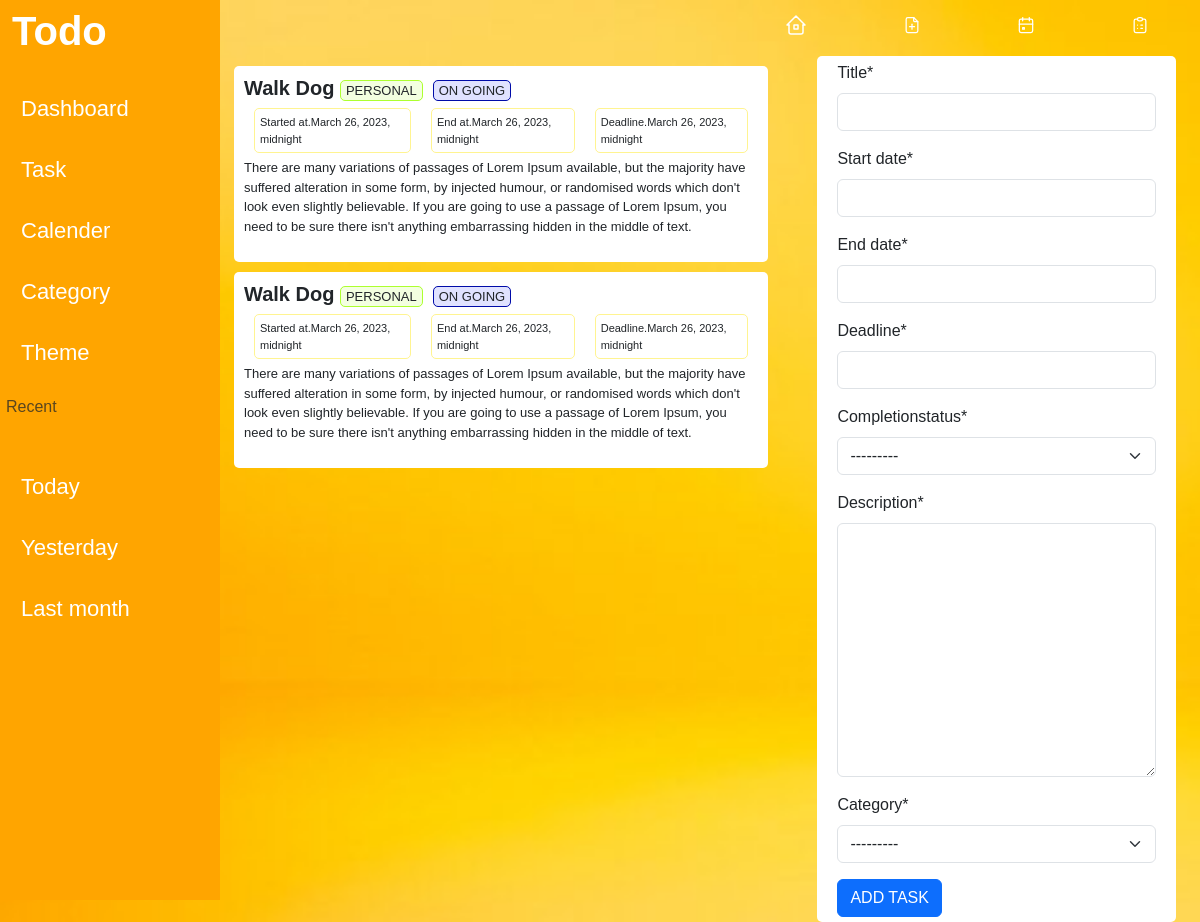
Screenshot of /task/?categoryID=2 with the database file from the repository.
### page_app/models.py (models this page shows)
class Task(models.Model):
    CHOICES = (
    ("ON GOING", "ON GOING"),
    ("DONE", "DONE")
    )
    title = models.CharField(max_length=50)
    start_date =  models.DateTimeField(auto_now_add=False)
    end_date =  models.DateTimeField(auto_now=False)
    deadline = models.DateTimeField(auto_now=False)
    completionstatus = models.CharField(max_length=255,choices=CHOICES)
    description = models.TextField(max_length=400)
    added_by = models.ForeignKey(User,on_delete=models.CASCADE)
    category = models.ForeignKey(Category,on_delete=models.CASCADE)

class Category(models.Model):
    CHOICES = (
    ("ALL", "ALL"),
    ("WORK", "WORK"),
    ("PERSONAL", "PERSONAL"),
    ("WHISLIST", "WHISLIST"),
    ("BIRTHDAY", "BIRTHDAY"),
    ("HABITS", "HABITS"),
    ("LEARNING", "LEARNING")
    )
    name =  models.CharField(max_length=400, choices = CHOICES, default ='ALL')
    def __str__(self):
            return self.name

### page_app/views.py (the view)
# urls.py: path('task/', views.task,name='task'),
def task(request):
    catID = request.GET.get('categoryID')
    if catID:
        tasks = Task.objects.filter(category=catID)
    else:
        tasks = Task.objects.all()
    if request.method == 'POST':
        task_form = TaskForm(request.POST,request.FILES)
        if task_form.is_valid():
            task= Task()
            task.title = task_form.cleaned_data['title']
            task.start_date = task_form.cleaned_data['start_date']
            task.end_date = task_form.cleaned_data['end_date']
            task.deadline =task_form.cleaned_data['deadline']
            task.completionstatus  = task_form.cleaned_data['completionstatus']
            task.description  = task_form.cleaned_data['description']
            task.category  = task_form.cleaned_data['category']
            task.added_by = request.user
            task.save()
    else:
        task_form = TaskForm()
    data ={
        "task_form":task_form,
        "tasks":tasks
    }
    return render(request,'task.html',data)

### page_app/forms.py
class TaskForm(forms.ModelForm):
      start_date = forms.DateTimeField()
      end_date = forms.DateTimeField()
      deadline = forms.DateTimeField()
      class Meta:
            model = Task
            fields =('title','start_date','end_date','deadline','completionstatus','description','category')

### page_app/templates/task.html (shortened to what this page needs)
{% extends 'base.html' %}
{% load static %}
{% load crispy_forms_tags %}
{% block style %}
<link rel="stylesheet" href="{% static 'css/task.css' %}"/>
{% endblock style %}
{% block content %}
<div class='task'>
<div class='task-container'>
{% for task in tasks %}
<div class="task-card">
<div class="istdiv">
<h5><strong>{{task.title}}</strong> <span>{{task.category}}</span><span class="completion">{{task.completionstatus}}</span></h5>
<div class="date-container">
<p class="date">Started at.{{task.start_date}}</P>
<p class="date">End at.{{task.end_date}}</P>
<p class="date">Deadline.{{task.deadline}}</P>
</div>
<p class="secondp">{{task.description}}</P>
</div>
</div>
{% endfor %}
</div>
<form class="task-form" enctype="multipart/form-data" method="post">
    {{ task_form|crispy }}
    <button class="btn btn-primary" type="submit">ADD TASK</button>
  </form>
</div>
{% endblock content %}

### page_app/static/css/style.css (style rules this page uses)
body { font-family: 'Mukta', sans-serif; }
.img-todo { background-image: url('/static/img/yellow.jpg'); background-size: cover; width: 100%; }

### page_app/static/css/task.css (style rules this page uses)
.task { display: flex; justify-content: space-between; }
.task-form { width: 500px; background-color: white; padding: 5px 20px; border-radius: 5px; }
.task-container { width: 90%; }
.task-card { background-color: white; width: 90%; padding: 10px; border-radius: 5px; margin: 10px; }
.date-container { display: flex; justify-content: flex-start; }
.date-container .date { font-size: 11px; border: 1px solid rgb(255, 244, 145); border-radius: 5px; padding: 5px; margin: 0px 10px; }
h5 span { font-size: 13px; border: 1px solid greenyellow; padding: 2px 5px; border-radius: 5px; background-color: rgb(243, 255, 224); }
h5 .completion { border: 1px solid rgb(0, 11, 168); background-color: rgb(224, 226, 255); margin-left: 10px; }
.secondp { font-size: 13px; padding: 5px 0px 0px 0px; }

### rows the page displays
Task: title "Walk Dog", category "PERSONAL", completionstatus "ON GOING", start_date "March 26, 2023, midnight", end_date "March 26, 2023, midnight", deadline "March 26, 2023, midnight", description "There are many variations of passages of Lorem Ipsum available, but the majority have suffered alteration in some form, by injected humour, or randomised words which don't look even slightly believable. If you are going to use a passage of Lorem Ipsum, you need to be sure there isn't anything embarrassing hidden in the middle of text."
Task: title "Walk Dog", category "PERSONAL", completionstatus "ON GOING", start_date "March 26, 2023, midnight", end_date "March 26, 2023, midnight", deadline "March 26, 2023, midnight", description "There are many variations of passages of Lorem Ipsum available, but the majority have suffered alteration in some form, by injected humour, or randomised words which don't look even slightly believable. If you are going to use a passage of Lorem Ipsum, you need to be sure there isn't anything embarrassing hidden in the middle of text."
